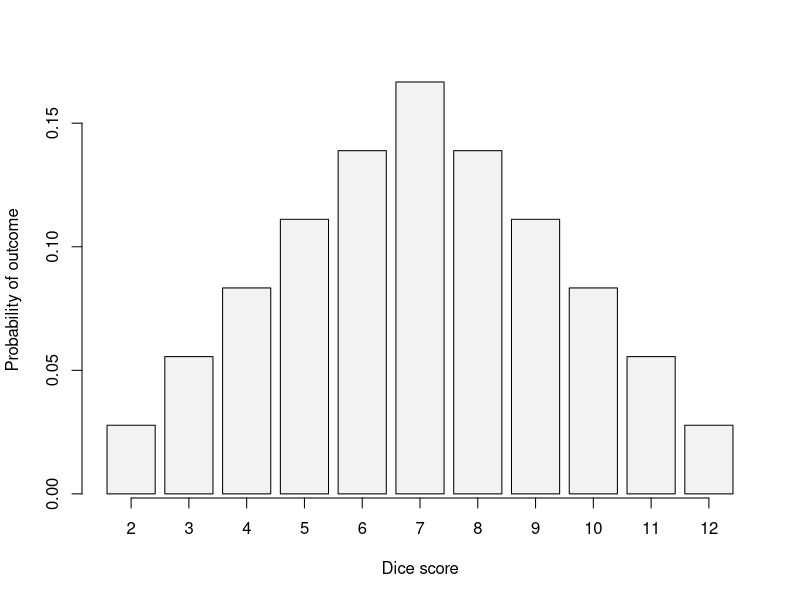
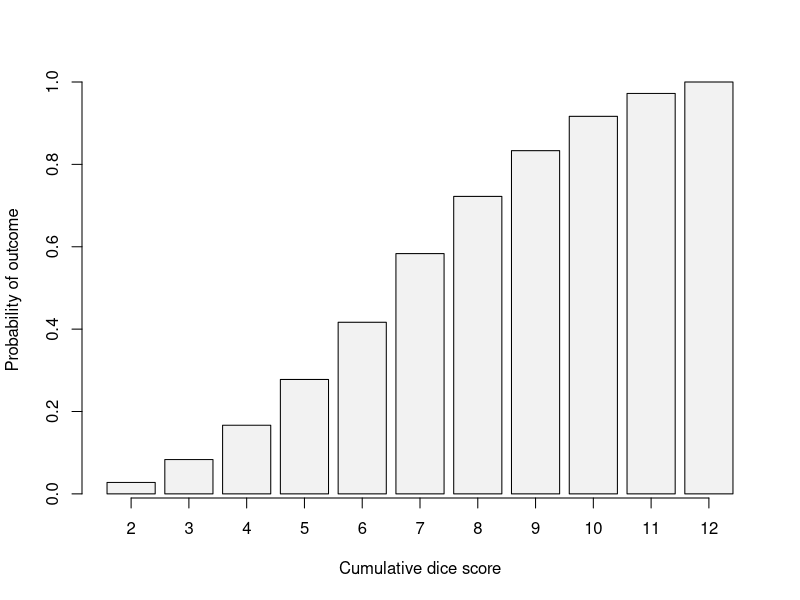
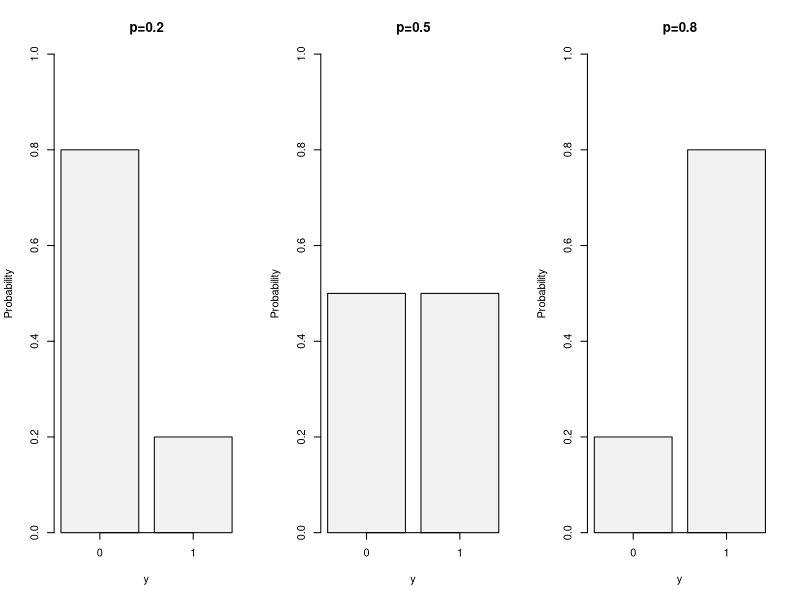
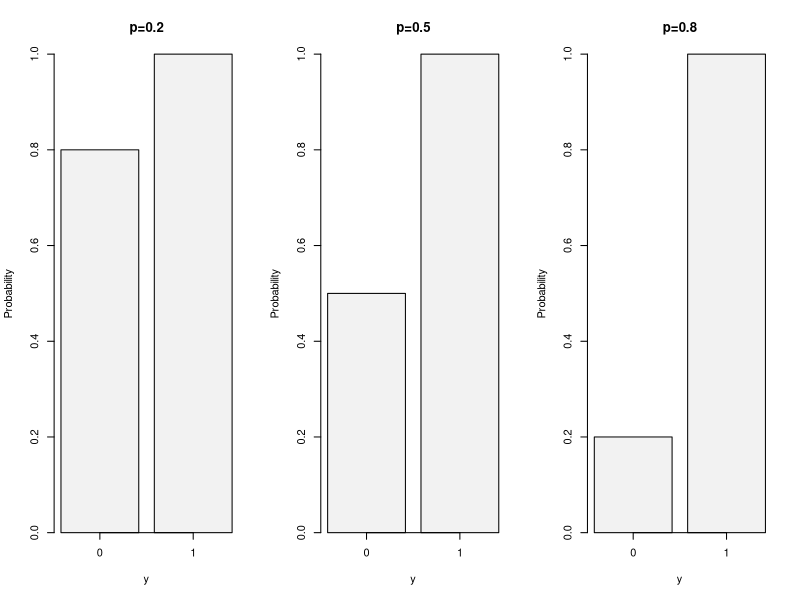
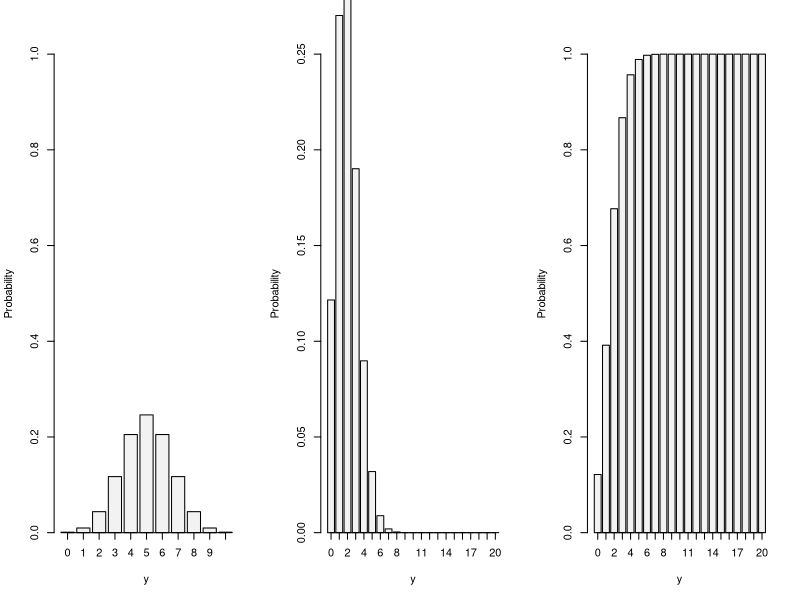
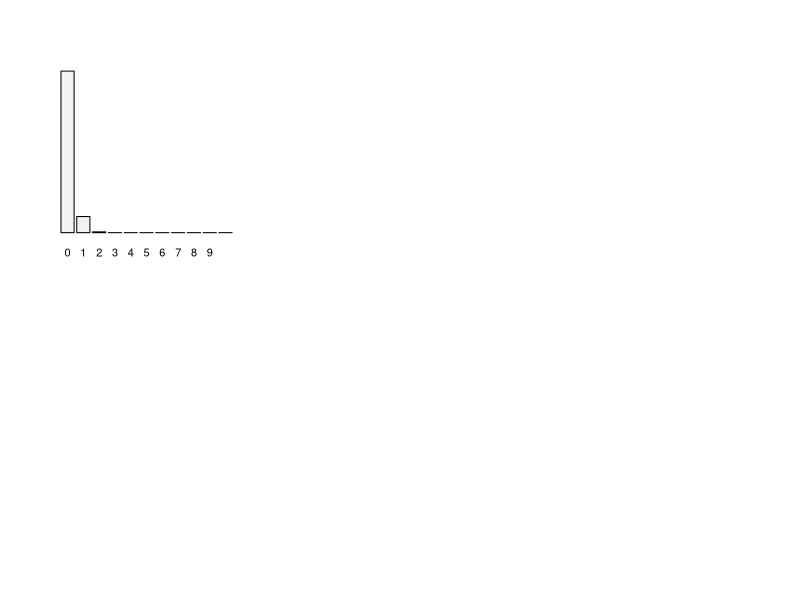

Write R code to recreate these figures, in order. (Note: this script raises an error after producing the figures.)
## ---- chunk 1
y <- c(1:6,5:1)/36
names(y) <- c(2:12)
yBarplot <- barplot(y, xlab="Dice score", ylab="Probability of outcome", col="grey95")
axis(1, at=yBarplot, labels=FALSE)
## ---- chunk 2
yBarplot <- barplot(cumsum(y), xlab="Cumulative dice score", ylab="Probability of outcome", col="grey95")
axis(1, at=yBarplot, labels=FALSE)
## ---- chunk 3
par(mfcol=c(1,3))
test <- barplot(dbinom(c(0,1), size=1, prob=0.2), ylim=c(0,1),
                ylab="Probability",xlab="y",
                main="p=0.2", col="grey95")
axis(side=1,at=test,labels=c(0,1))

test <- barplot(dbinom(c(0,1), size=1, prob=0.5), ylim=c(0,1),
                ylab="Probability",xlab="y",
                main="p=0.5", col="grey95")
axis(side=1,at=test,labels=c(0,1))

test <- barplot(dbinom(c(0,1), size=1, prob=0.8), ylim=c(0,1),
                ylab="Probability",xlab="y",
                main="p=0.8", col="grey95")
axis(side=1,at=test,labels=c(0,1))
## ---- chunk 4
par(mfcol=c(1,3))
test <- barplot(pbinom(c(0,1), size=1, prob=0.2), ylim=c(0,1),
                ylab="Probability",xlab="y",
                main="p=0.2", col="grey95")
axis(side=1,at=test,labels=c(0,1))

test <- barplot(pbinom(c(0,1), size=1, prob=0.5), ylim=c(0,1),
                ylab="Probability",xlab="y",
                main="p=0.5", col="grey95")
axis(side=1,at=test,labels=c(0,1))

test <- barplot(pbinom(c(0,1), size=1, prob=0.8), ylim=c(0,1),
                ylab="Probability",xlab="y",
                main="p=0.8", col="grey95")
axis(side=1,at=test,labels=c(0,1))
## ---- chunk 5
test <- barplot(dbinom(c(0:10), size=10, prob=0.5), ylim=c(0,1),
                ylab="Probability",xlab="y",
                main="", col="grey95")
axis(side=1,at=test,labels=c(0:10))
## ---- chunk 6
factorial(10)/(factorial(c(0:10))*factorial(10-c(0:10))) |>
    setNames(nm=c(0:10))
## ---- chunk 7
round((factorial(10) /
           (factorial(c(0:10))*factorial(10-c(0:10)))) /
          1024,3) |>
    setNames(nm=c(0:10))
## ---- chunk 8
test <- barplot(dbinom(c(0:20), size=20, prob=0.1),
                ylab="Probability",xlab="y", ylim=c(0,0.25),
                main="", col="grey95")
axis(side=1,at=test,labels=c(0:20))
## ---- chunk 9
test <- barplot(pbinom(c(0:20), size=20, prob=0.1),
                ylab="Probability",xlab="y", ylim=c(0,1),
                main="", col="grey95")
axis(side=1,at=test,labels=c(0:20))
## ---- chunk 10
pbinom(6, size=20, prob=0.1)
## ---- chunk 11
par(mfrow=c(2,3))
dpois(c(0:10),lambda=0.1) |> setNames(0:10) |>
barplot(ylim=c(0,1),
        ylab="Probability",xlab="y", col="grey95", main=TeX("$\\lambda=0.1$"))
dpois(c(0:10),lambda=0.5) |> setNames(0:10) |>
barplot(ylim=c(0,1),
        ylab="Probability",xlab="y", col="grey95", main=TeX("$\\lambda=0.5$"))
dpois(c(0:10),lambda=1) |> setNames(0:10) |>
barplot(ylim=c(0,1),
        ylab="Probability",xlab="y", col="grey95", main=TeX("$\\lambda=1$"))

dpois(c(0:10),lambda=2) |> setNames(0:10) |>
barplot(ylim=c(0,1),
        ylab="Probability",xlab="y", col="grey95", main=TeX("$\\lambda=2$"))
dpois(c(0:10),lambda=3) |> setNames(0:10) |>
barplot(ylim=c(0,1),
        ylab="Probability",xlab="y", col="grey95", main=TeX("$\\lambda=3$"))
dpois(c(0:22),lambda=10) |> setNames(0:22) |>
barplot(ylab="Probability", xlab="y", col="grey95", main=TeX("$\\lambda=10$"))
## ---- chunk 12
sum(dpois(1:4,2))
ppois(4,2) - ppois(0,2)
## ---- chunk 13
qpois(0.95, 2)
## ---- chunk 14
test <- barplot(rep(1/6,6), ylim=c(0,1),
                ylab="Probability",xlab="y", col="grey95")
axis(side=1,at=test,labels=c(1:6))
## ---- chunk 15
test <- barplot(cumsum(rep(1/6,6)), ylim=c(0,1),
                ylab="Probability",xlab="y", col="grey95")
axis(side=1,at=test,labels=c(1:6))
